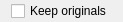
<?xml version="1.0" encoding="UTF-8"?>
<ui version="4.0">
 <class>LC_ModifyStretchOptions</class>
 <widget class="QWidget" name="LC_ModifyStretchOptions">
  <property name="geometry">
   <rect>
    <x>0</x>
    <y>0</y>
    <width>91</width>
    <height>22</height>
   </rect>
  </property>
  <property name="windowTitle">
   <string>Form</string>
  </property>
  <layout class="QGridLayout" name="gridLayout">
   <property name="topMargin">
    <number>1</number>
   </property>
   <property name="bottomMargin">
    <number>1</number>
   </property>
   <item row="0" column="0">
    <widget class="QCheckBox" name="cbKeepOriginals">
     <property name="text">
      <string>Keep originals</string>
     </property>
    </widget>
   </item>
   <item row="0" column="1">
    <spacer name="horizontalSpacer">
     <property name="orientation">
      <enum>Qt::Horizontal</enum>
     </property>
     <property name="sizeHint" stdset="0">
      <size>
       <width>0</width>
       <height>20</height>
      </size>
     </property>
    </spacer>
   </item>
  </layout>
 </widget>
 <resources/>
 <connections/>
</ui>
